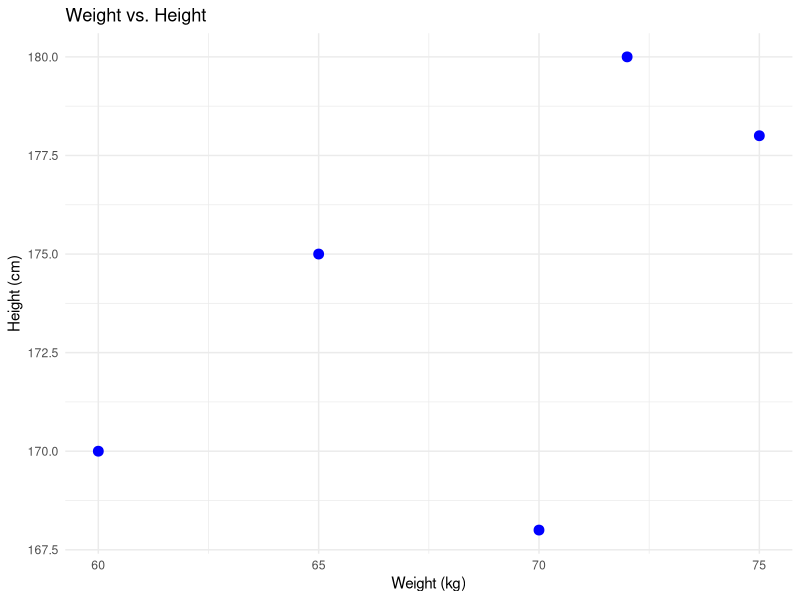
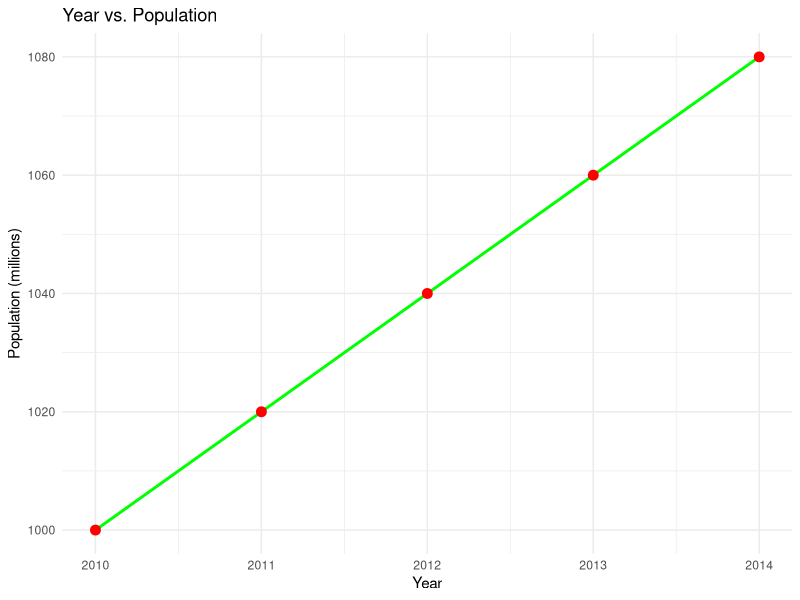
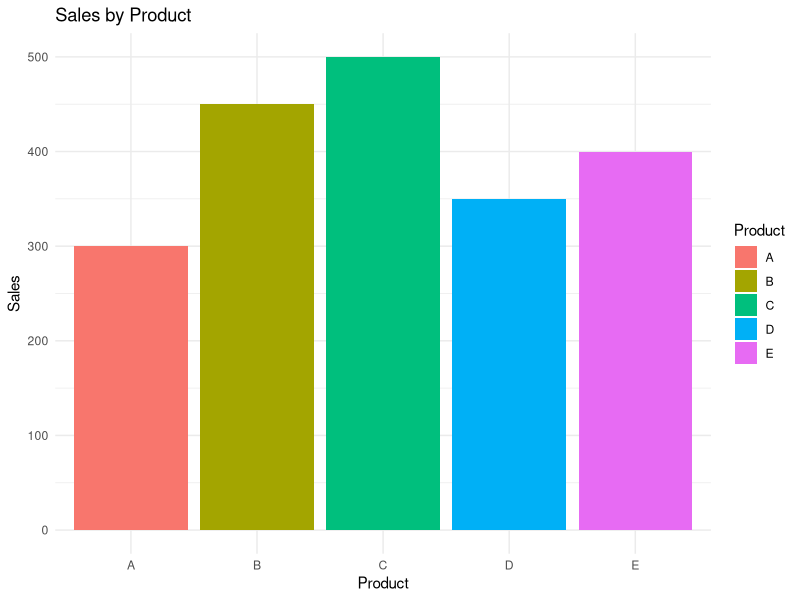
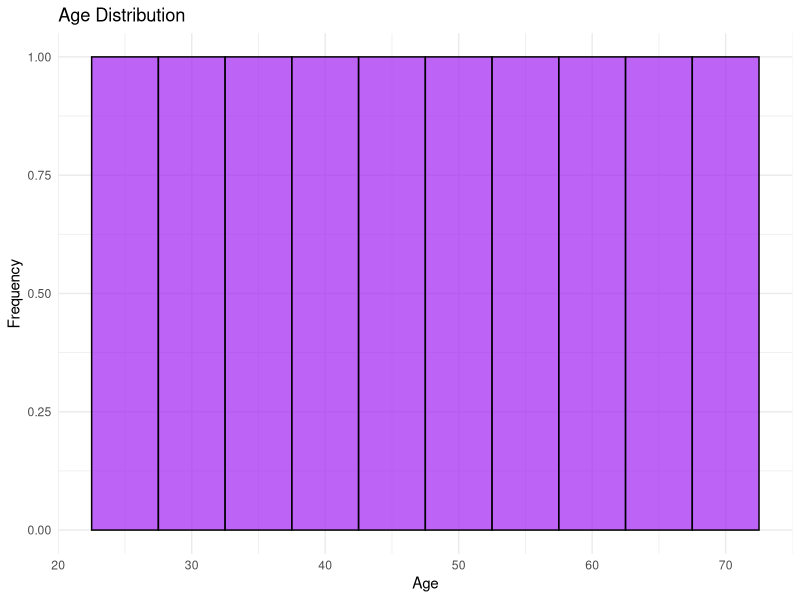
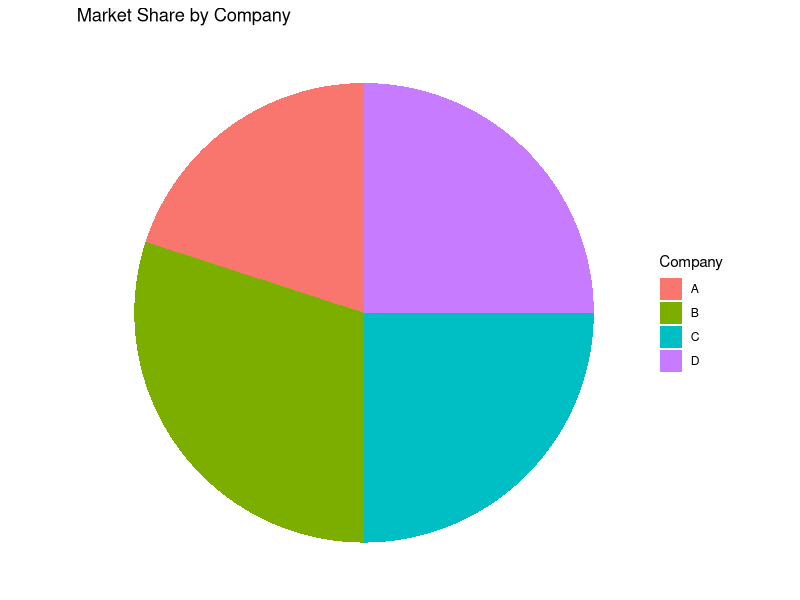
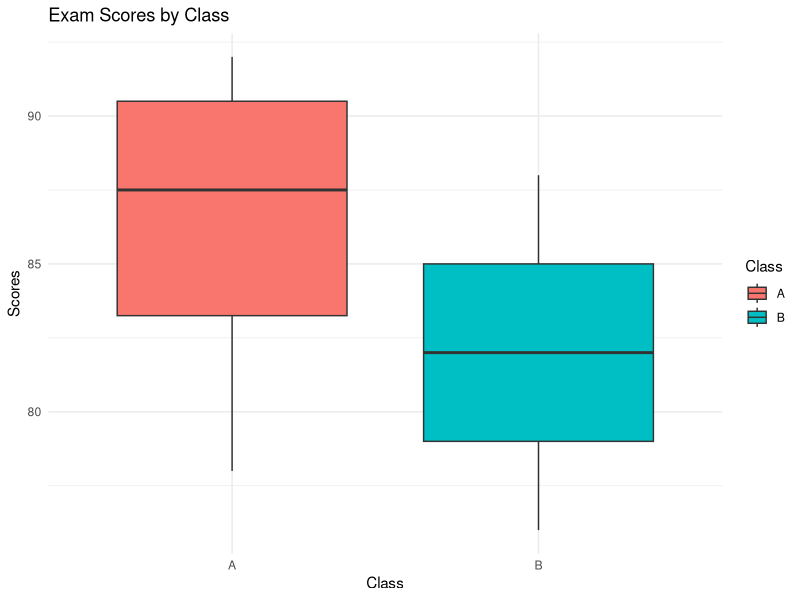
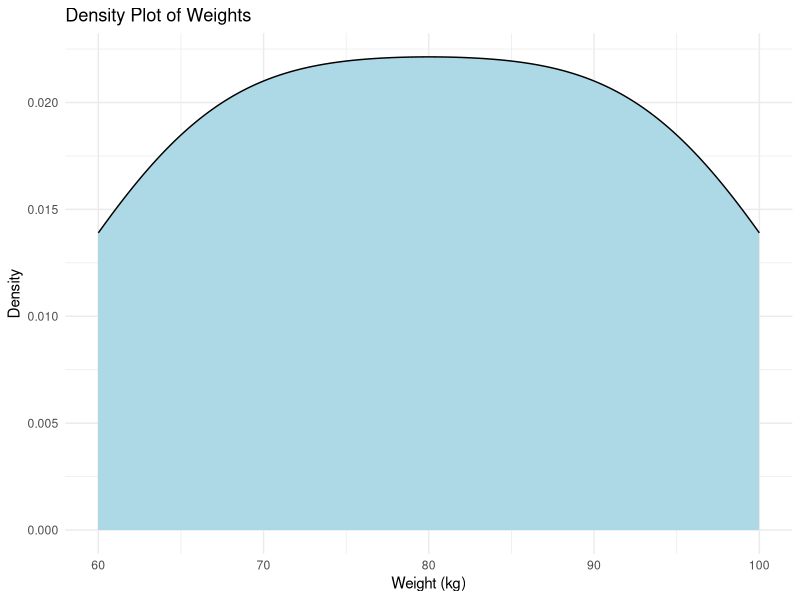
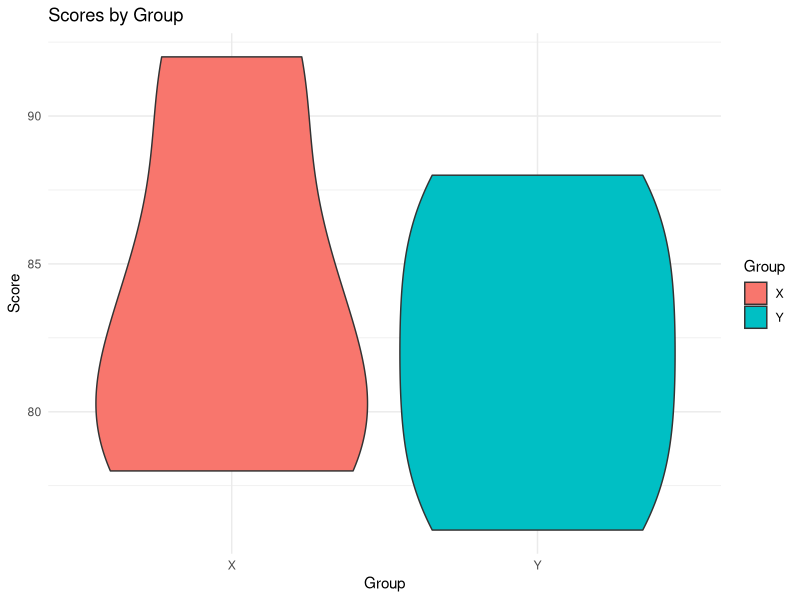

Generate these figures, in order, with R:
#1
library(ggplot2)
weight_height_data <- data.frame(
  Weight = c(60, 65, 70, 72, 75),
  Height = c(170, 175, 168, 180, 178)
)
ggplot(weight_height_data, aes(x = Weight, y = Height)) +
  geom_point(color = "blue", size = 3) +
  labs(title = "Weight vs. Height",
       x = "Weight (kg)",
       y = "Height (cm)") +
  theme_minimal()

#2
year_population_data <- data.frame(
  Year = 2010:2014,
  Population = c(1000, 1020, 1040, 1060, 1080)
)
ggplot(year_population_data, aes(x = Year, y = Population)) +
  geom_line(color = "green", size = 1) +
  geom_point(color = "red", size = 3) +
  labs(title = "Year vs. Population",
       x = "Year",
       y = "Population (millions)") +
  theme_minimal()

#3
sales_data <- data.frame(
  Product = c("A", "B", "C", "D", "E"),
  Sales = c(300, 450, 500, 350, 400)
)
ggplot(sales_data, aes(x = Product, y = Sales, fill = Product)) +
  geom_bar(stat = "identity") +
  labs(title = "Sales by Product",
       x = "Product",
       y = "Sales") +
  theme_minimal()

#4
age_data <- data.frame(
  Age = c(25, 30, 35, 40, 45, 50, 55, 60, 65, 70)
)
ggplot(age_data, aes(x = Age)) +
  geom_histogram(binwidth = 5, fill = "purple", color = "black", alpha = 0.7) +
  labs(title = "Age Distribution",
       x = "Age",
       y = "Frequency") +
  theme_minimal()

#5
market_share_data <- data.frame(
  Company = c("A", "B", "C", "D"),
  Market_Share = c(20, 30, 25, 25)
)
ggplot(market_share_data, aes(x = "", y = Market_Share, fill = Company)) +
  geom_bar(stat = "identity", width = 1) +
  coord_polar("y") +
  labs(title = "Market Share by Company",
       x = NULL,
       y = NULL) +
  theme_void() +
  theme(legend.position = "right")

#6
scores_data <- data.frame(
  Class = c("A", "A", "A", "A", "B", "B", "B", "B"),
  Scores = c(85, 90, 78, 92, 88, 76, 80, 84)
)
ggplot(scores_data, aes(x = Class, y = Scores, fill = Class)) +
  geom_boxplot() +
  labs(title = "Exam Scores by Class",
       x = "Class",
       y = "Scores") +
  theme_minimal()

#7
weights_data <- data.frame(
  Weight = c(60, 65, 70, 75, 80, 85, 90, 95, 100)
)
ggplot(weights_data, aes(x = Weight)) +
  geom_density(fill = "lightblue") +
  labs(title = "Density Plot of Weights",
       x = "Weight (kg)",
       y = "Density") +
  theme_minimal()

#8
scores_group_data <- data.frame(
  Group = c("X", "X", "X", "X", "Y", "Y", "Y", "Y"),
  Score = c(80, 85, 78, 92, 88, 76, 80, 84)
)
ggplot(scores_group_data, aes(x = Group, y = Score, fill = Group)) +
  geom_violin() +
  labs(title = "Scores by Group",
       x = "Group",
       y = "Score") +
  theme_minimal()

#9
temperature_data <- data.frame(
  Month = c("Jan", "Feb", "Mar", "Apr", "May"),
  City_A = c(5, 6, 7, 8, 9),
  City_B = c(10, 11, 12, 13, 14),
  City_C = c(15, 16, 17, 18, 19)
)

# Reshape data for heatmap
library(reshape2)
melted_data <- melt(temperature_data, id.vars = "Month")

# Plot heatmap
ggplot(melted_data, aes(x = Month, y = variable, fill = value)) +
  geom_tile() +
  scale_fill_gradient(low = "white", high = "red") +
  labs(title = "Monthly Temperatures",
       x = "Month",
       y = "City") +
  theme_minimal()

#10
sales_region_data <- data.frame(
  Month = c("Jan", "Jan", "Feb", "Feb", "Mar", "Mar"),
  Region = c("East", "West", "East", "West", "East", "West"),
  Sales = c(200, 150, 220, 170, 210, 160)
)
ggplot(sales_region_data, aes(x = Month, y = Sales, fill = Region)) +
  geom_bar(stat = "identity", position = "dodge") +
  facet_wrap(~ Region) +
  labs(title = "Sales by Month and Region",
       x = "Month",
       y = "Sales") +
  theme_minimal()





